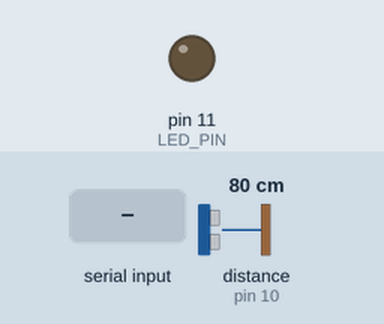
A sketch run on a simulated Arduino Uno, built with avr-gcc and run on an emulated ATmega328P. Shown: output pins drawn as LEDs (lit = HIGH). Wiring (inferred from the names in the program): ultrasonic range finder: trigger pin 9; echo pin 10. Inputs (shaded band) come from the test bench; at power-on: distance to the obstacle (sensor on pin 10) 80 cm. The echo pulse lasts 58.3 µs per cm; pins used as bus, display or sensor lines are not drawn; what the sketch prints to the serial monitor is not drawn.

Above: at 1.2 s.
1.3 s: "LED_ON\n" received over Serial
At 2.4 s:
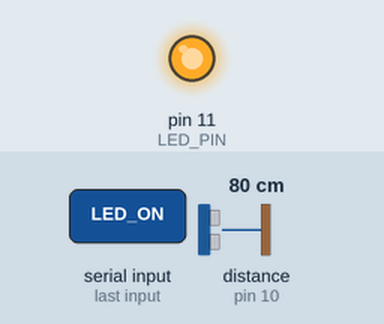
2.8 s: "LED_OFF\n" received over Serial
At 3.9 s:
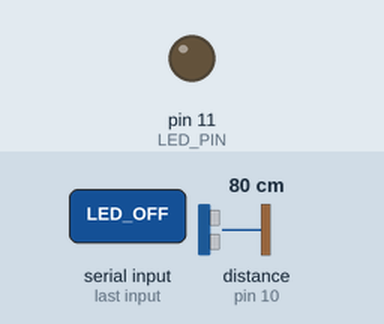
Timing chart, 0 to 5.8 s (numbered marks = the images above; inputs shaded):
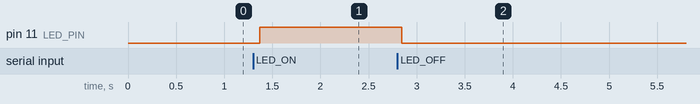

The sketch:

ArUnity_D11.ino
```cpp
#define trigPin 9
#define echoPin 10
#define LED_PIN 11

void setup() {
  Serial.begin(9600);
  pinMode(trigPin, OUTPUT);
  pinMode(echoPin, INPUT);
  pinMode(LED_PIN, OUTPUT);
}

void loop() {
  // Distance measurement
  digitalWrite(trigPin, LOW);
  delayMicroseconds(2);
  digitalWrite(trigPin, HIGH);
  delayMicroseconds(10);
  digitalWrite(trigPin, LOW);

  long duration = pulseIn(echoPin, HIGH);
  int distance = duration * 0.034 / 2;

  Serial.println(distance); // Send to Unity
  delay(100);

  // Receive command from Unity
  if (Serial.available() > 0) {
    String message = Serial.readStringUntil('\n');
    message.trim();

    if (message == "LED_ON") {
      digitalWrite(LED_PIN, HIGH);
    }
    else if (message == "LED_OFF") {
      digitalWrite(LED_PIN, LOW);
    }
  }
}
```

Measured:
- after the input at 1.3 s, pin 11 (LED_PIN): LOW → HIGH after 0.07 s
- after the input at 2.8 s, pin 11 (LED_PIN): HIGH → LOW at once
